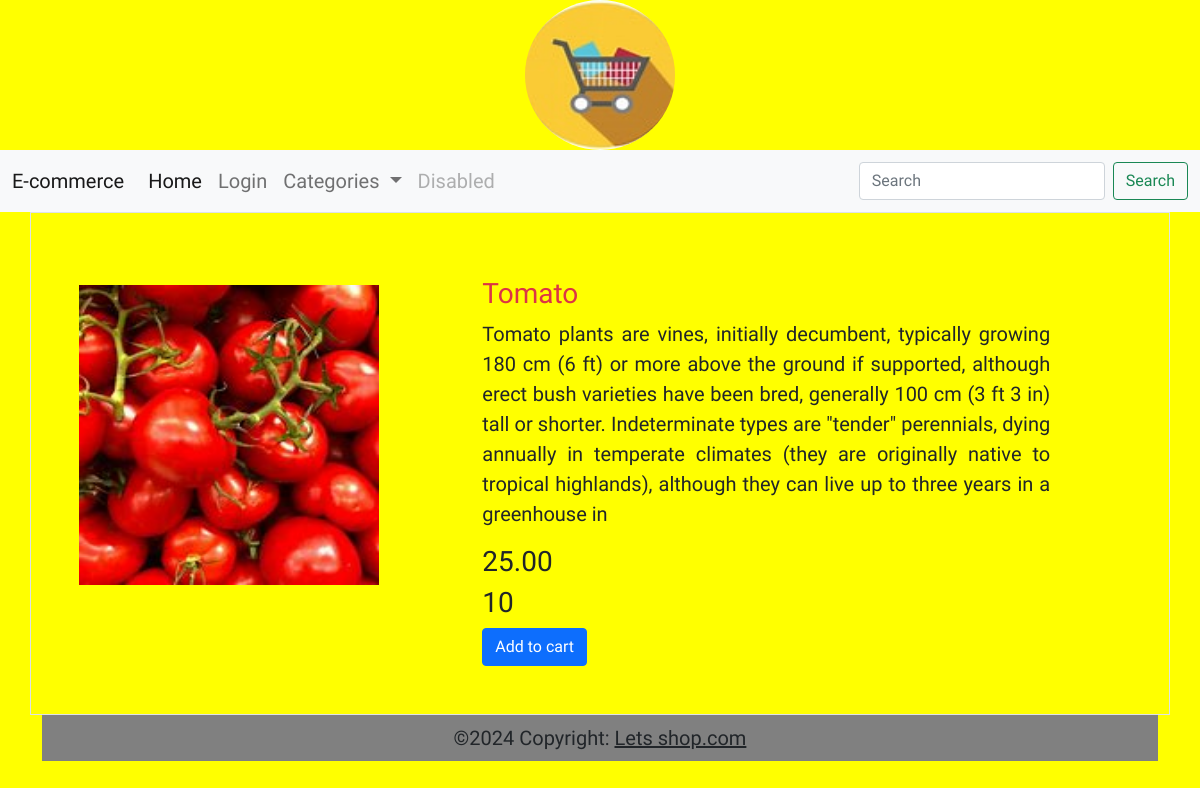
The page /details/1 on the database its author committed.
### shop/models.py (models this page shows, shortened)
class product(models.Model):
    name=models.CharField(max_length=20)
    desc=models.TextField()
    image=models.ImageField(upload_to='product/image',null=True,blank=True)
    price=models.DecimalField(max_digits=10,decimal_places=2)
    stock=models.IntegerField()
    available=models.BooleanField(default=True)
    create=models.DateTimeField(auto_now_add=True)
    update=models.DateTimeField(auto_now=True)
    category=models.ForeignKey(Shop,on_delete=models.CASCADE)

### shop/views.py (the view)
# urls.py: path('details/<int:p>',views.details,name="details"),
def details(request,p):
    p=product.objects.get(id=p)
    return render(request, 'detail.html',{'p':p })

### cart/context_processors.py (called while the page is built, shortened)
def total(request):
    count=0
    return {'count':count}

### shop/context_processors.py (called while the page is built)
def links(request):
    c=Shop.objects.all()
    return {'links':c}

### templates/detail.html
<!DOCTYPE html>
{% extends 'base.html' %}
{% load static %}
{% block content %}
<div class="container">
    <div class="row border border-1">
    <div class="col-sm-4 mt-3 p-5 me-4">
        <img class="mt-2" src="{{p.image.url}}" height="300px" width="300px"> </div>
<div class="col-sm-7 mt-3 me-2 p-5" >
    <h3 class="text-danger">{{p.name}}</h3>
    <p style="text-align:justify;">{{p.desc}}</p>
    <h3>{{p.price}}</h3>
    <h3>{{p.stock}}</h3>
    {% if user.is_superuser == True %}
    {% if p.stock > 0 %}
     <h3 class="text-danger">Product in stock</h3>
    <a href="{% url 'admin:index' %}" class="btn btn-primary" >Add to cart</a>
    {% else %}
    <h3 class="text-danger">Out of stock</h3>
        <a href="{% url 'admin:index' %}" class="btn btn-primary" >Add to cart</a>
    {% endif %}
    {% else %}
    {% if p.stock > 0 %}
    <a href="{% url 'cart:addcart'  p.id %}" class="btn btn-primary" >Add to cart</a>
    {% else %}
    <h3 class="text-danger">Out of stock</h3>
    {% endif %}
    {% endif %}
</div>
</div>
{% endblock %}

### static/css/style.css (style rules this page uses)
body { background-color:yellow; font-family: "Mate SC", serif; font-weight:20px; font-size:20px; font-style: normal; }

### rows shown on the page
product: image (picture), name "Tomato", desc "Tomato plants are vines, initially decumbent, typically growing 180 cm (6 ft) or more above the ground if supported, although erect bush varieties have been bred, generally 100 cm (3 ft 3 in) tall or shorter. Indeterminate types are \"tender\" perennials, dying annually in temperate climates (they are originally native to tropical highlands), although they can live up to three years in a greenhouse in", price "25.00", stock "10"
